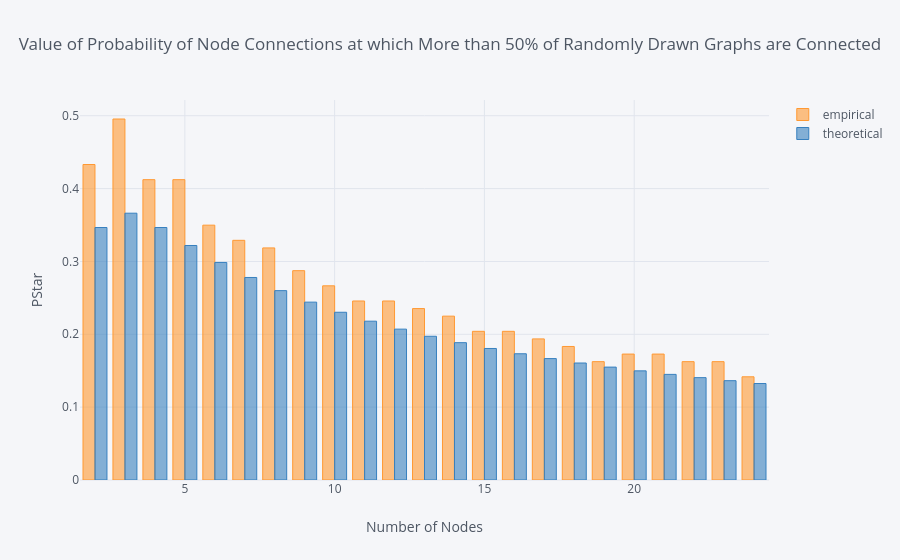

Notebook code for this chart:
### Code cell
pstar_comparison.iplot(kind='bar', xTitle='Number of Nodes', yTitle='PStar', title='Value of Probability of Node Connections at which More than 50% of Randomly Drawn Graphs are Connected')

### Figure 1 — Plotly figure (JSON) as saved in the notebook; plotly's stock layout.template omitted (floating-point values rounded to 4 significant figures)
{"data": [{"marker": {"color": "rgba(255, 153, 51, 0.6)", "line": {"color": "rgba(255, 153, 51, 1.0)", "width": 1}}, "name": "empirical", "orientation": "v", "text": "", "type": "bar", "uid": "c5213507-1e87-4d34-b13c-19153e7d2890", "x": [2, 3, 4, 5, 6, 7, 8, 9, 10, 11, 12, 13, 14, 15, 16, 17, 18, 19, 20, 21, 22, 23, 24], "y": [0.4331, 0.4955, 0.4122, 0.4122, 0.3498, 0.329, 0.3186, 0.2873, 0.2665, 0.2457, 0.2457, 0.2353, 0.2249, 0.2041, 0.2041, 0.1937, 0.1833, 0.1624, 0.1729, 0.1729, 0.1624, 0.1624, 0.1416]}, {"marker": {"color": "rgba(55, 128, 191, 0.6)", "line": {"color": "rgba(55, 128, 191, 1.0)", "width": 1}}, "name": "theoretical", "orientation": "v", "text": "", "type": "bar", "uid": "42bab607-ea1a-4090-99df-4651eef6fa33", "x": [2, 3, 4, 5, 6, 7, 8, 9, 10, 11, 12, 13, 14, 15, 16, 17, 18, 19, 20, 21, 22, 23, 24], "y": [0.3466, 0.3662, 0.3466, 0.3219, 0.2986, 0.278, 0.2599, 0.2441, 0.2303, 0.218, 0.2071, 0.1973, 0.1885, 0.1805, 0.1733, 0.1667, 0.1606, 0.155, 0.1498, 0.145, 0.1405, 0.1363, 0.1324]}], "layout": {"autosize": true, "legend": {"bgcolor": "#F5F6F9", "font": {"color": "#4D5663"}}, "paper_bgcolor": "#F5F6F9", "plot_bgcolor": "#F5F6F9", "title": {"font": {"color": "#4D5663"}, "text": "Value of Probability of Node Connections at which More than 50% of Randomly Drawn Graphs are Connected"}, "xaxis": {"autorange": true, "gridcolor": "#E1E5ED", "range": [1.5, 24.5], "showgrid": true, "tickfont": {"color": "#4D5663"}, "title": {"font": {"color": "#4D5663"}, "text": "Number of Nodes"}, "type": "linear", "zerolinecolor": "#E1E5ED"}, "yaxis": {"autorange": true, "gridcolor": "#E1E5ED", "range": [0, 0.5216], "showgrid": true, "tickfont": {"color": "#4D5663"}, "title": {"font": {"color": "#4D5663"}, "text": "PStar"}, "type": "linear", "zerolinecolor": "#E1E5ED"}}}
